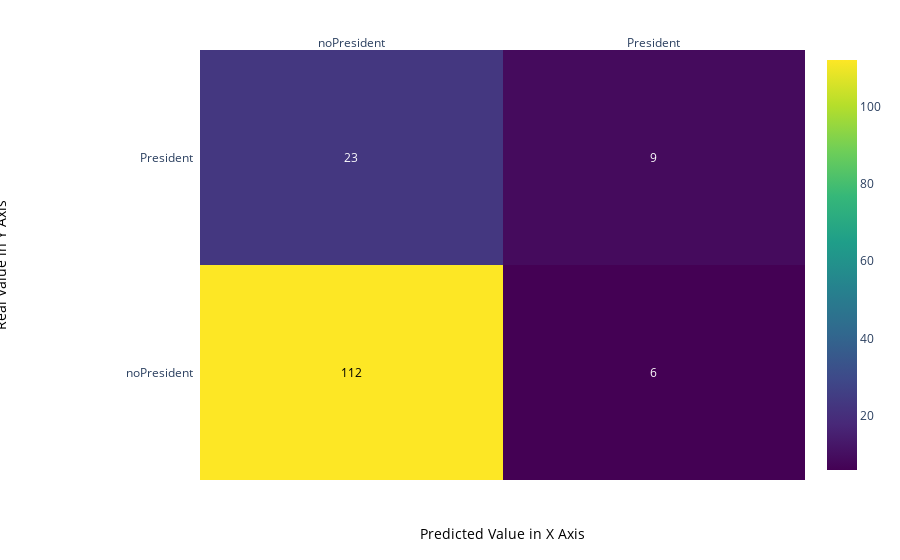

Notebook source saved alongside this figure:
### Code cell
import plotly.figure_factory as ff
from sklearn.metrics import confusion_matrix

y_predict = model.predict(X_test)
z = confusion_matrix(y_test, y_predict)

label_x = ['noPresident', 'President']
label_y = ['noPresident', 'President']

# change each element of z to type string for annotations
z_text = [[str(y) for y in label_x] for label_x in z]

# set up figure
fig = ff.create_annotated_heatmap(z, x=label_x, y=label_y, annotation_text=z_text, colorscale='Viridis')

# add title
# fig.update_layout(title_text='<i><b>Confusion matrix</b></i>',
#                   )

# add custom xaxis title
fig.add_annotation(dict(font=dict(color="black",size=14),
                        x=0.5,
                        y=-0.15,
                        showarrow=False,
                        text="Predicted Value in X Axis",
                        xref="paper",
                        yref="paper"))

# add custom yaxis title
fig.add_annotation(dict(font=dict(color="black",size=14),
                        x=-0.35,
                        y=0.5,
                        showarrow=False,
                        text="Real Value in Y Axis",
                        textangle=-90,
                        xref="paper",
                        yref="paper"))

# adjust margins to make room for yaxis title
fig.update_layout(margin=dict(t=50, l=200))

# add colorbar
fig['data'][0]['showscale'] = True
fig.show()

### Figure 1 — Plotly figure (JSON) as saved in the notebook; plotly's stock layout.template omitted (floating-point values rounded to 4 significant figures)
{"data": [{"colorscale": [[0.0, "#440154"], [0.1111, "#482878"], [0.2222, "#3e4989"], [0.3333, "#31688e"], [0.4444, "#26828e"], [0.5556, "#1f9e89"], [0.6667, "#35b779"], [0.7778, "#6ece58"], [0.8889, "#b5de2b"], [1.0, "#fde725"]], "reversescale": false, "showscale": true, "type": "heatmap", "x": ["noPresident", "President"], "y": ["noPresident", "President"], "z": [[112, 6], [23, 9]]}], "layout": {"annotations": [{"font": {"color": "#000000"}, "showarrow": false, "text": "112", "x": "noPresident", "xref": "x", "y": "noPresident", "yref": "y"}, {"font": {"color": "#FFFFFF"}, "showarrow": false, "text": "6", "x": "President", "xref": "x", "y": "noPresident", "yref": "y"}, {"font": {"color": "#FFFFFF"}, "showarrow": false, "text": "23", "x": "noPresident", "xref": "x", "y": "President", "yref": "y"}, {"font": {"color": "#FFFFFF"}, "showarrow": false, "text": "9", "x": "President", "xref": "x", "y": "President", "yref": "y"}, {"font": {"color": "black", "size": 14}, "showarrow": false, "text": "Predicted Value in X Axis", "x": 0.5, "xref": "paper", "y": -0.15, "yref": "paper"}, {"font": {"color": "black", "size": 14}, "showarrow": false, "text": "Real Value in Y Axis", "textangle": -90, "x": -0.35, "xref": "paper", "y": 0.5, "yref": "paper"}], "margin": {"l": 200, "t": 50}, "xaxis": {"dtick": 1, "gridcolor": "rgb(0, 0, 0)", "side": "top", "ticks": ""}, "yaxis": {"dtick": 1, "ticks": "", "ticksuffix": "  "}}}
